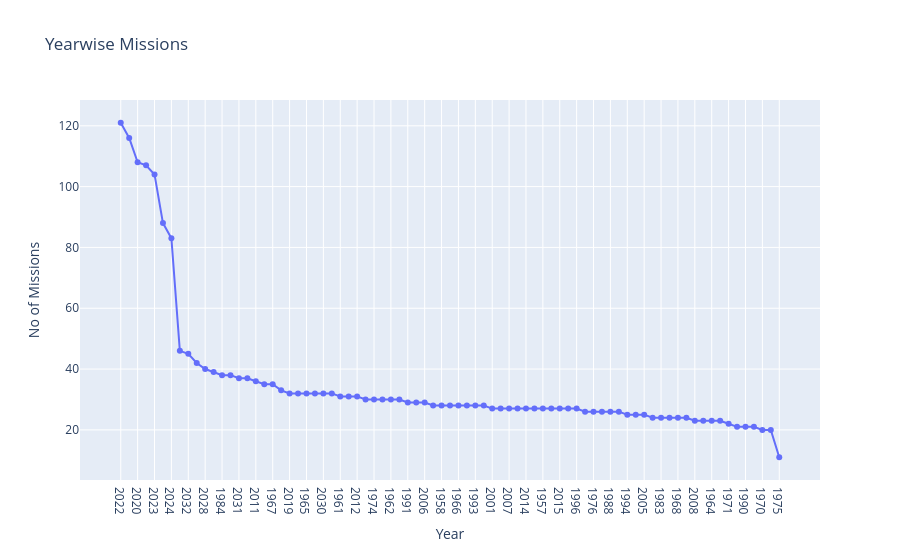

Notebook code for this chart:
### Code cell
import plotly.express as px

fig = px.line(
    x=year,
    y=year_val,
    markers=True,
    labels={
        "x": "Year",
        "y": "No of Missions"
    },
    title="Yearwise Missions"
)

fig.update_traces(
    hovertemplate=
    "Year: %{x}<br>" +
    "Missions: %{y}<extra></extra>"
)

fig.show()

### Figure 1 — Plotly figure (JSON) as saved in the notebook; plotly's stock layout.template omitted (floating-point values rounded to 4 significant figures)
{"data": [{"hovertemplate": "Year: %{x}<br>Missions: %{y}<extra></extra>", "legendgroup": "", "line": {"color": "#636efa", "dash": "solid"}, "marker": {"symbol": "circle"}, "mode": "lines+markers", "name": "", "orientation": "v", "showlegend": false, "type": "scatter", "x": ["2022", "2026", "2020", "2021", "2023", "2025", "2024", "2029", "2032", "2033", "2028", "2035", "1984", "2034", "2031", "1959", "2011", "2027", "1967", "2013", "2019", "2017", "1965", "2002", "2030", "1963", "1961", "2004", "2012", "1981", "1974", "1977", "1962", "1972", "1991", "2003", "2006", "2010", "1958", "1986", "1966", "2000", "1993", "1995", "2001", "1992", "2007", "2009", "2014", "1985", "1957", "1989", "2015", "1979", "1996", "2016", "1976", "1982", "1988", "1999", "1994", "1978", "2005", "1973", "1983", "1969", "1968", "1980", "2008", "1960", "1964", "2018", "1971", "1998", "1990", "1997", "1970", "1987", "1975"], "xaxis": "x", "y": [121, 116, 108, 107, 104, 88, 83, 46, 45, 42, 40, 39, 38, 38, 37, 37, 36, 35, 35, 33, 32, 32, 32, 32, 32, 32, 31, 31, 31, 30, 30, 30, 30, 30, 29, 29, 29, 28, 28, 28, 28, 28, 28, 28, 27, 27, 27, 27, 27, 27, 27, 27, 27, 27, 27, 26, 26, 26, 26, 26, 25, 25, 25, 24, 24, 24, 24, 24, 23, 23, 23, 23, 22, 21, 21, 21, 20, 20, 11], "yaxis": "y"}], "layout": {"legend": {"tracegroupgap": 0}, "title": {"text": "Yearwise Missions"}, "xaxis": {"anchor": "y", "domain": [0, 1], "title": {"text": "Year"}}, "yaxis": {"anchor": "x", "domain": [0, 1], "title": {"text": "No of Missions"}}}}
